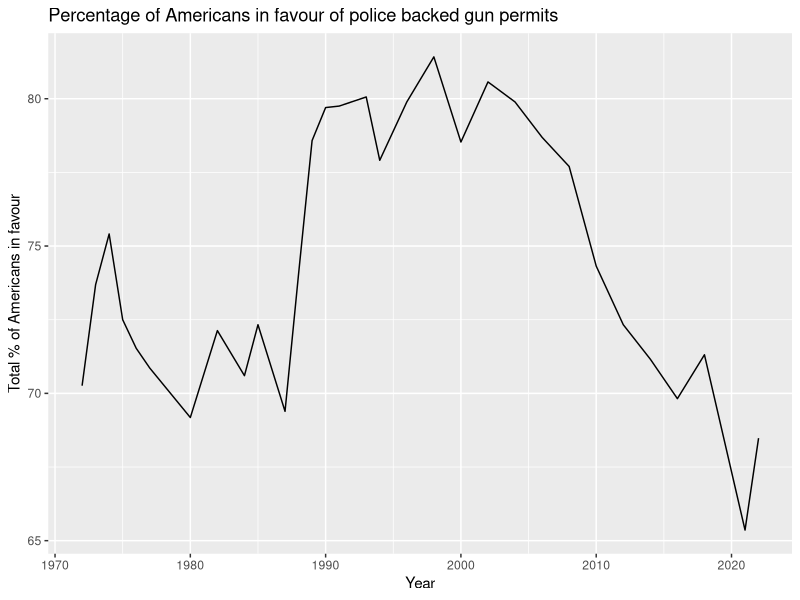
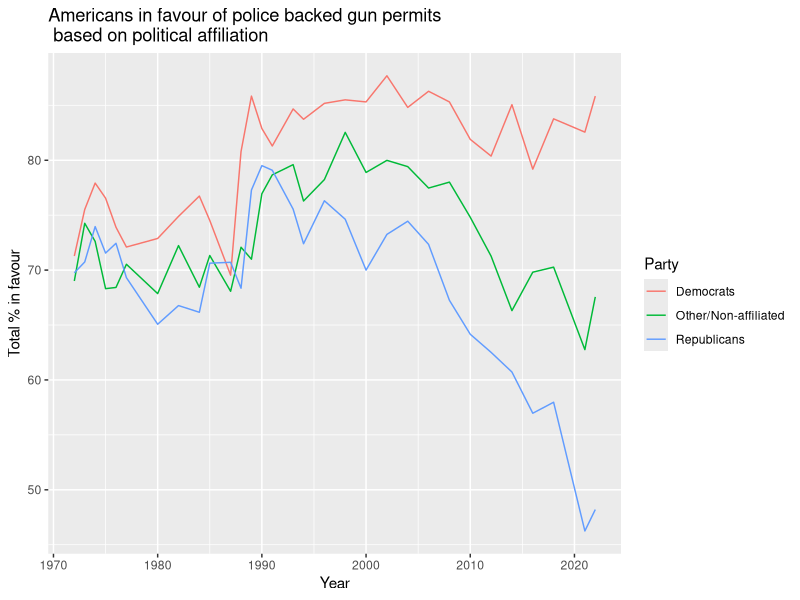
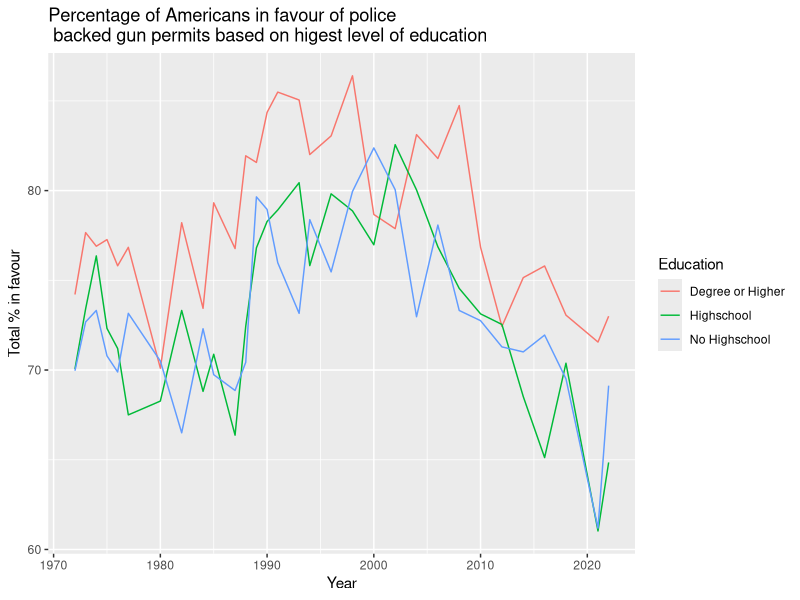
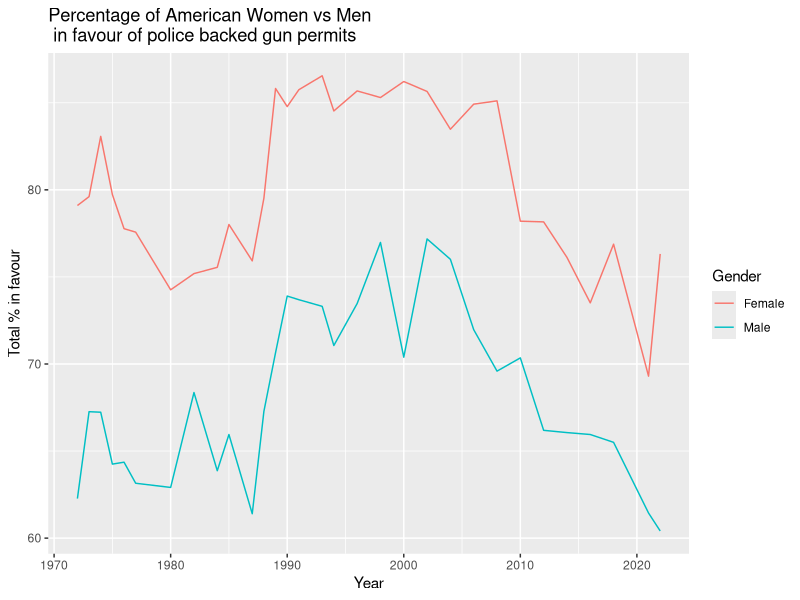
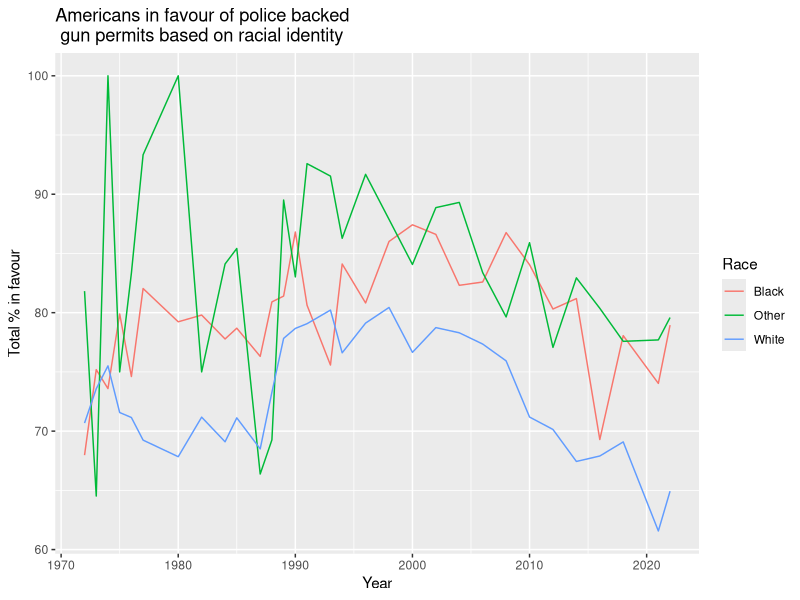

The R source for these figures, in order:
## ---- chunk 1
#| include: false
#| warning: false
#| message: false

library(tidyverse)
library(here)
library(readr)

## ---- chunk 2
##chooseCRANmirror(graphics = FALSE)  # Select a CRAN mirror
##install.packages("devtools")        # Install the devtools package
## ---- chunk 3
##install.packages("devtools")
##install.packages("kableExtra")
##devtools::install_github("haozhu233/kableExtra")
## ---- chunk 4
#| echo: false
#| warning: false
#| message: false

# Plot 1: GGPlot for GunLaw
Gunlaw <- read_csv(here("./data/analysis_data/Gunlaw.csv"))
transform(Gunlaw, 'Total Americans in Favour' = as.numeric('Total Americans in Favour')) 

names(Gunlaw) <- c("Year", "Total")

ggplot(data=Gunlaw, aes(x = Year, y = Total, group = 1)) +
  geom_line()+
  labs(title = "Percentage of Americans in favour of police backed gun permits", y = "Total % of Americans in favour")

## ---- chunk 5
#| echo: false
#| warning: false
#| message: false  

## load in CSV ##


# Plot 1: GGPlot for GunLaw
GunlawRepVsDem.csv <- read_csv(here("./data/analysis_data/GunlawRepVsDem.csv"))
transform(GunlawRepVsDem.csv, 'Total Americans in Favour' = as.numeric('Total Americans in Favour')) 

## create ggplot ##

### turn strings into numbers
transform(GunlawRepVsDem.csv, 'Democrats' = as.numeric('Democrats')) 
transform(GunlawRepVsDem.csv, 'Republicans' = as.numeric('Republicans')) 
transform(GunlawRepVsDem.csv, 'Other/Non-affiliated' = as.numeric('Other/Non-affiliated')) 


####Make 2 columns side by side into two values in one column one above the other (turn data into long format)
GunlawRepVsDem.csv <- GunlawRepVsDem.csv |> 
  pivot_longer(cols=c('Democrats', 'Republicans', 'Other/Non-affiliated'), names_to='Party', values_to='Total')
###### MAKE THE PLOT #######
ggplot(data=GunlawRepVsDem.csv, aes(x = Year, y=Total, group = Party)) +
  geom_line(aes(colour=Party))+
  labs(title = "Americans in favour of police backed gun permits \n based on political affiliation", y = "Total % in favour")




## ---- chunk 6
#| echo: false
#| warning: false
#| message: false   
#3    GGPlot for GunlawHighestDegree

## load in CSV ##
GunlawHighestDegree.csv <- read_csv(here("./data/analysis_data/GunlawHighestDegree.csv"))
transform(GunlawHighestDegree.csv, 'Total Americans in Favour' = as.numeric('Total Americans in Favour')) 

## create ggplot ##

### turn strings into numbers
transform(GunlawHighestDegree.csv, 'Degree or Higher' = as.numeric('Degree or Higher')) 
transform(GunlawHighestDegree.csv, 'Highschool' = as.numeric('Highschool')) 
transform(GunlawHighestDegree.csv, 'No Highschool' = as.numeric('No Highschool')) 


####Make 2 columns side by side into two values in one column one above the other (turn data into long format)
GunlawHighestDegree.csv <- GunlawHighestDegree.csv |> 
  pivot_longer(cols=c('Degree or Higher', 'Highschool', 'No Highschool'), names_to='Education', values_to='Total')
###### MAKE THE PLOT #######
ggplot(data=GunlawHighestDegree.csv, aes(x = Year, y=Total, group = Education)) +
  geom_line(aes(colour=Education))+
  labs(title = "Percentage of Americans in favour of police \n backed gun permits based on higest level of education", y = "Total % in favour")



## ---- chunk 7
#| echo: false
#| warning: false
#| message: false   
#2    GGPlot for GenderAndGunPermit
## load in CSV ##
GenderAndGunPermit.csv <- read_csv(here("./data/analysis_data/GenderAndGunPermit.csv"))
transform(GenderAndGunPermit.csv, 'Total Americans in Favour' = as.numeric('Total Americans in Favour')) 

## create ggplot ##

### turn strings into numbers
transform(GenderAndGunPermit.csv, 'Female' = as.numeric('Female')) 
transform(GenderAndGunPermit.csv, 'Male' = as.numeric('Male')) 

####Make 2 columns side by side into two values in one column one above the other (turn data into long format)
GenderAndGunPermit.csv <- GenderAndGunPermit.csv |> 
  pivot_longer(cols=c('Female', 'Male'), names_to='Gender', values_to='Total')
###### MAKE THE PLOT #######
ggplot(data=GenderAndGunPermit.csv, aes(x = Year, y=Total, group = Gender)) +
  geom_line(aes(colour=Gender))+
  labs(title = "Percentage of American Women vs Men \n in favour of police backed gun permits", y = "Total % in favour")




## ---- chunk 8
#| echo: false
#| warning: false
#| message: false  ## load in CSV ##

#5    GGPlot for RaceAndGunlaw

## load in CSV ##
RaceAndGunlaw.csv <- read_csv(here("./data/analysis_data/RaceAndGunlaw.csv"))
transform(RaceAndGunlaw.csv, 'Total Americans in Favour' = as.numeric('Total Americans in Favour')) 

## create ggplot ## 
 
### turn strings into numbers
transform(RaceAndGunlaw.csv, 'White' = as.numeric('White')) 
transform(RaceAndGunlaw.csv, 'Black' = as.numeric('Black')) 
transform(RaceAndGunlaw.csv, 'Other' = as.numeric('Other')) 
 

####Make 2 columns side by side into two values in one column one above the other (turn data into long format)
RaceAndGunlaw.csv <- RaceAndGunlaw.csv |> 
  pivot_longer(cols=c('White', 'Black', 'Other'), names_to='Race', values_to='Total')
###### MAKE THE PLOT #######
ggplot(data=RaceAndGunlaw.csv, aes(x = Year, y=Total, group = Race)) +
  geom_line(aes(colour=Race))+
  labs(title = "Americans in favour of police backed \n gun permits based on racial identity", y = "Total % in favour")


